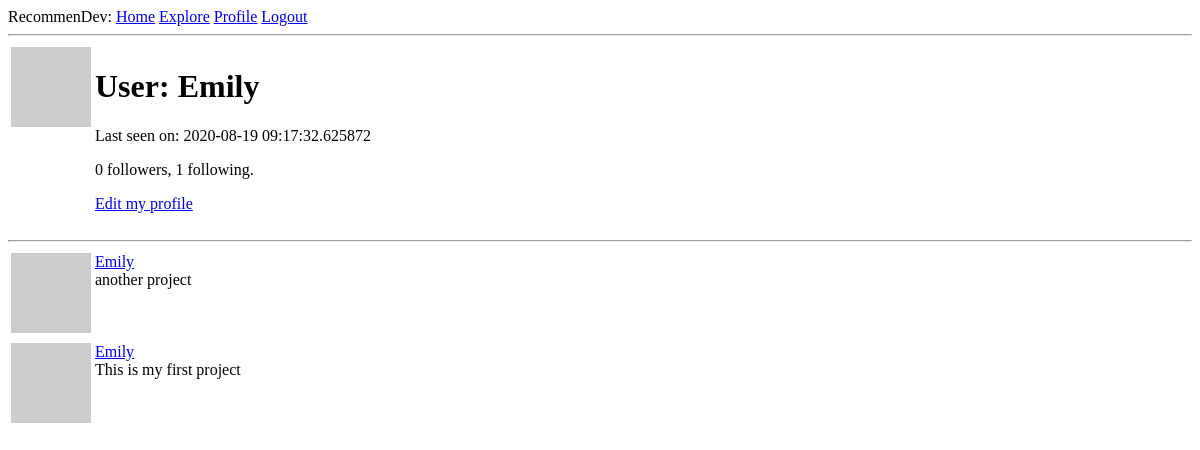
Page /user/Emily (signed in) on the earlier database version.
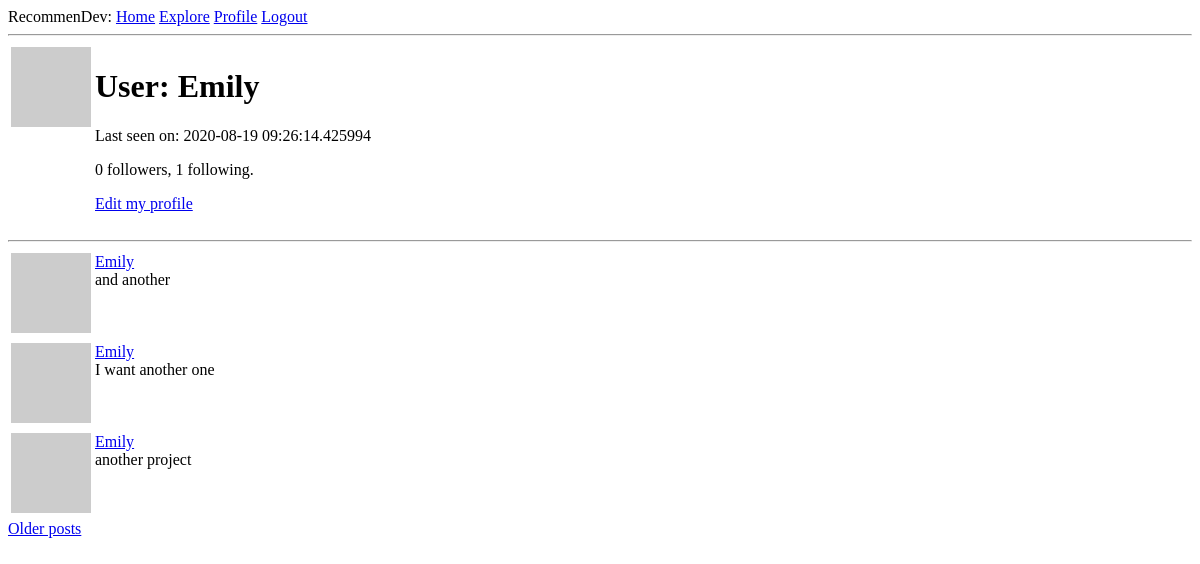
Same page on the later database version.
### app/models.py (models this page shows, shortened)
class User(UserMixin, db.Model):
    id = db.Column(db.Integer, primary_key=True)
    username = db.Column(db.String(30), index=True, unique=True)
    email = db.Column(db.String(50), index=True, unique=True)
    password_hash = db.Column(db.String(128))
    projects = db.relationship('Project', backref='owner', lazy='dynamic')
    about_me = db.Column(db.String(140))
    last_seen = db.Column(db.DateTime, default=datetime.utcnow)
    followed = db.relationship(
        'User', secondary=followers,
        primaryjoin=(followers.c.follower_id == id),
        secondaryjoin=(followers.c.followed_id == id),
        backref=db.backref('followers', lazy='dynamic'), lazy='dynamic')
    def avatar(self, size):
        digest = md5(self.email.lower().encode('utf-8')).hexdigest()
        return 'https://www.gravatar.com/avatar/{}?d=retro&s={}'.format(digest, size)

class Project(db.Model):
    id = db.Column(db.Integer, primary_key=True)
    user_id = db.Column(db.Integer, db.ForeignKey('user.id'))
    title = db.Column(db.String(60))
    description = db.Column(db.String(150))
    timestamp = db.Column(db.DateTime, index=True, default=datetime.utcnow)
    language = db.Column(db.String(15))
    git_url = db.Column(db.String(50))
    img_url = db.Column(db.String(50))

### app/routes.py (the view)
@app.route('/user/<username>')
@login_required
def user(username):
    user = User.query.filter_by(username=username).first_or_404()
    page = request.args.get('page', 1, type=int)
    projects = user.projects.order_by(Project.timestamp.desc()).paginate(page, app.config['POSTS_PER_PAGE'], False)
    next_url = url_for('user', username=user.username, page=projects.next_num) \
        if projects.has_next else None
    prev_url = url_for('user', username=user.username, page=projects.prev_num) \
        if projects.has_prev else None
    form = EmptyForm()
    return render_template('user.html', user=user, projects=projects.items, next_url=next_url, prev_url=prev_url, form=form)

### app/models.py (called while the page is built)
@login.user_loader
def load_user(id):
    return User.query.get(int(id))

### app/routes.py (called while the page is built)
@app.before_request
def before_request():
    if current_user.is_authenticated:
        current_user.last_seen = datetime.utcnow()
        db.session.commit()

### app/templates/user.html (shortened to what this page needs)
{% extends "base.html" %}
{% block content %}
    <table>
        <tr valign="top">
            <td><img src="{{ user.avatar(128) }}"></td>
            <td>
                <h1>User: {{ user.username }}</h1>
                {% if user.last_seen %}<p>Last seen on: {{ user.last_seen }}</p>{% endif %}
                <p>{{ user.followers.count() }} followers, {{ user.followed.count() }} following.</p>
                {% if user == current_user %}
                <p><a href="{{ url_for('edit_profile') }}">Edit my profile</a></p>
                {% endif %}
            </td>
        </tr>
    </table>
    <hr>
    {% for project in projects %}
        {% include '_project.html' %}
    {% endfor %}
    {% if next_url %}
    <a href="{{ next_url }}">Older posts</a>
    {% endif %}
{% endblock %}

### app/templates/base.html (shortened to what this page needs)
<!DOCTYPE html>
<html lang="en">
<head>
</head>
<body>
    <div>
        RecommenDev:
        <a href="{{ url_for('index') }}">Home</a>
        {% if current_user.is_anonymous %}
        <a href="{{ url_for('login') }}">Login</a>
        {% else %}
        <a href="{{ url_for('explore') }}">Explore</a>
        <a href="{{ url_for('user', username=current_user.username) }}">Profile</a>
        <a href="{{ url_for('logout') }}">Logout</a>
        {% endif %}
    </div>
    <hr>
    {% block content %}{% endblock %}
</body>
</html>

### app/templates/_project.html
<table>
    <tr valign="top">
        <td><img src="{{ project.owner.avatar(36) }}"></td>
        <td>
            <a href="{{ url_for('user', username=project.owner.username) }}">
                {{ project.owner.username }}
            </a>
            <br>{{ project.title }}
        </td>
    </tr>
</table>

Differences in the rows shown:
no longer on this page (row unchanged): Project: owner.username "Emily", title "This is my first project"
changed User "Emily": last_seen "2020-08-19 09:17:32.625872" → "2020-08-19 09:26:14.425994"
added Project: owner.username "Emily", title "and another"
added Project: owner.username "Emily", title "I want another one"
Other differences:
text now shown: "Older posts"
